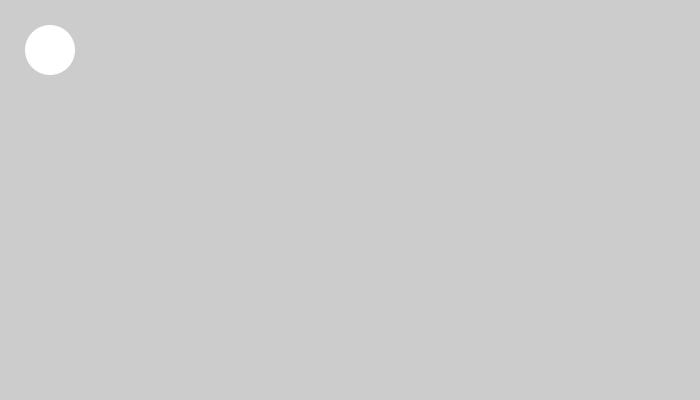
Frame 1 (no input)
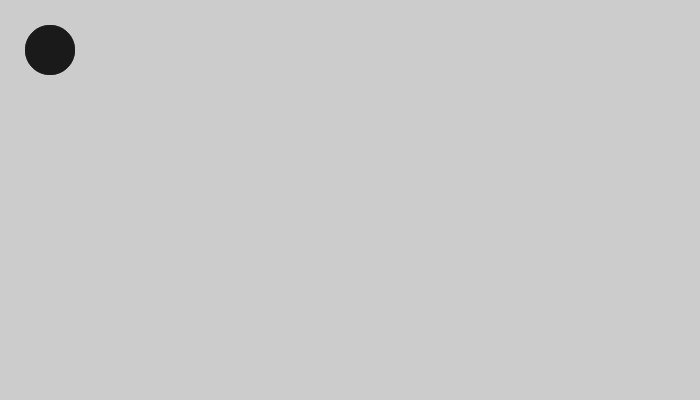
Frame 60 (the mouse pressed at the canvas centre just before this capture)
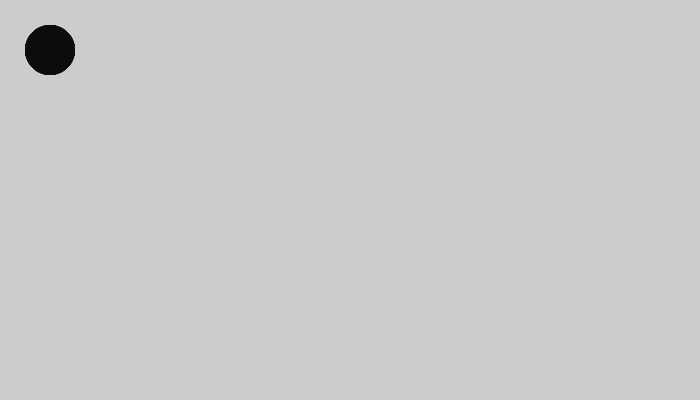
Frame 120 (the mouse held since frame 60 and released just before this capture)

The Processing sketch that drew these frames (run headless with seeded random() and noise(); from frame 60 on, the mouse is pressed at the canvas centre):

// Processing sketch: processing_33658
// ── processing_33658.pde

int redlevel = 0;
int greenlevel = 0;
int bluelevel = 0;
float x = 50;
float y = 50;
void setup(){
  size (700,400);
   

}
void draw(){
  noStroke();
  ellipse(x, y, 50, 50);
    fill(redlevel,greenlevel,bluelevel,10);
  
          if (mousePressed && (mouseButton == LEFT)) {
    x = x + (mouseX - x)/25.0;
  y = y + (mouseY - y)/25.0;
          }
               if(keyPressed) {
  if(key == 'r' || key == 'r') {
      redlevel = 250;
      greenlevel = 0;
      bluelevel = 0;
    } }
                      if(keyPressed) {
  if(key == 'g' || key == 'g') {
      greenlevel = 250;
      redlevel = 0;
      bluelevel = 0;
  }}
  if(keyPressed) {
  if(key == 'b' || key == 'b') {
      greenlevel = 0;
      redlevel = 0;
      bluelevel = 250;
  }}
}

void mousePressed() {

}
void mouseMoved(){

}
